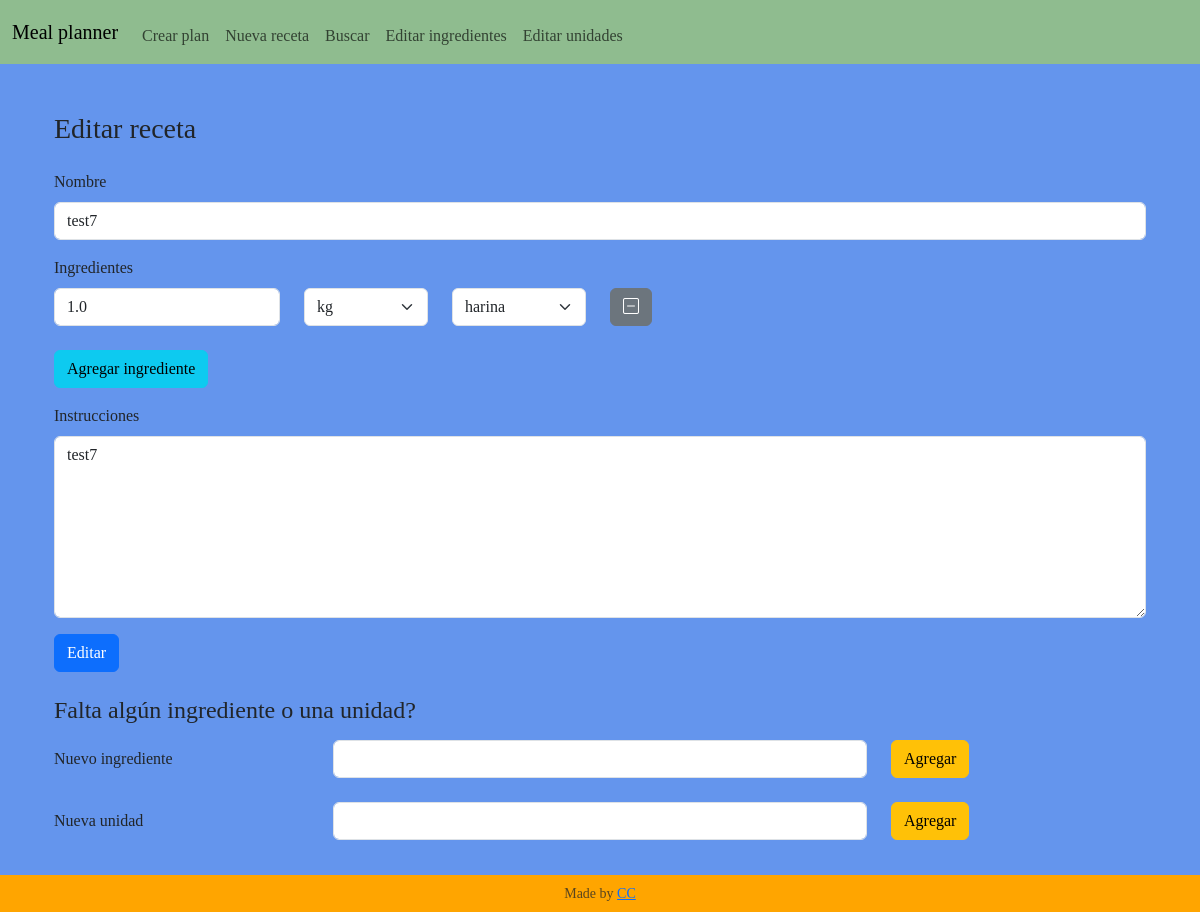
Before: /edit_recipe?recipe_id=12 with the older database file.
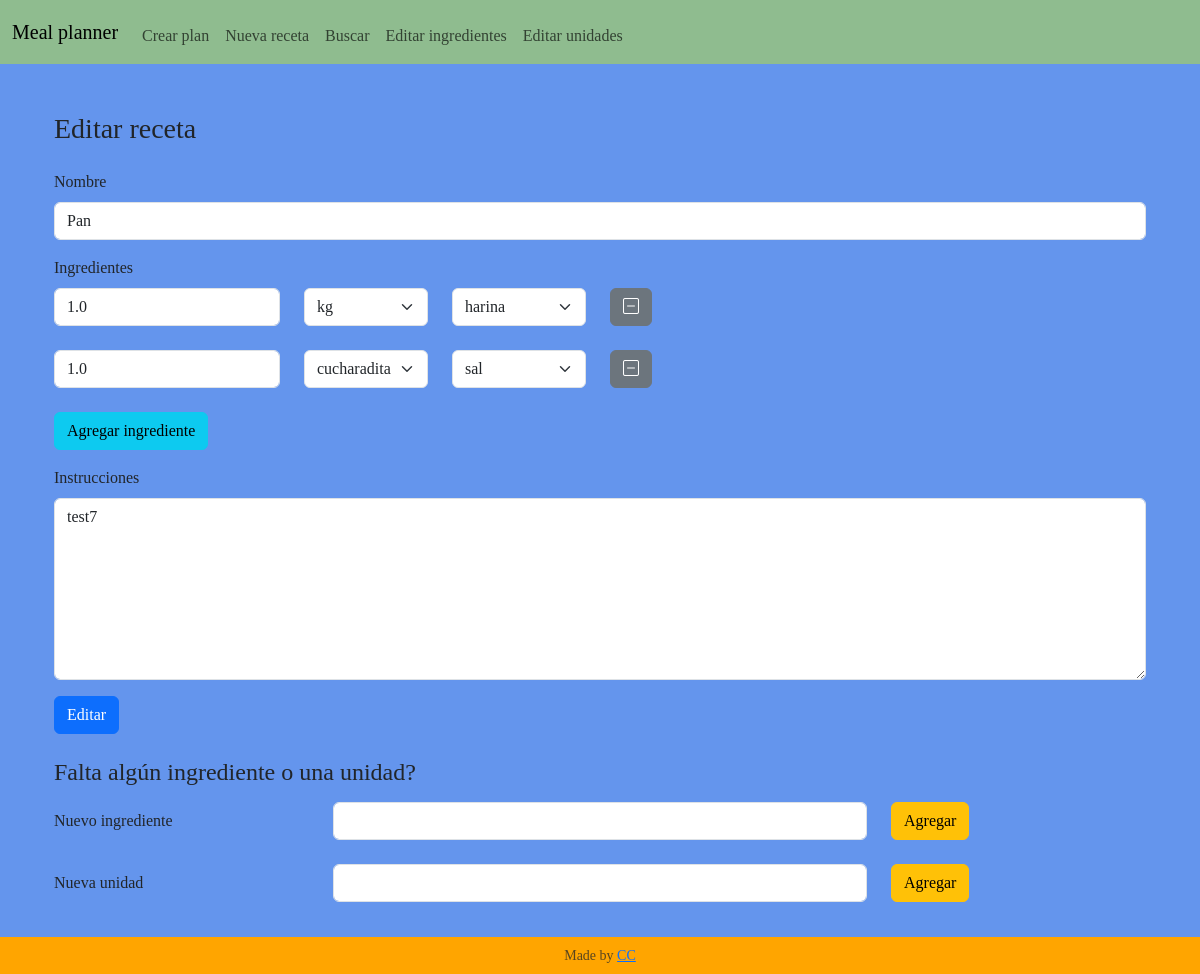
After: the same page with the newer database file.
### tables this page shows
CREATE TABLE recipes (id INTEGER PRIMARY KEY AUTOINCREMENT NOT NULL, name TEXT NOT NULL, instructions TEXT NOT NULL);

CREATE TABLE ing_used (recipe_id INTEGER NOT NULL, ing_id INTEGER NOT NULL, quantity FLOAT NOT NULL, unit_id INTEGER NOT NULL, FOREIGN KEY (recipe_id) REFERENCES recipes(id), FOREIGN KEY (ing_id) REFERENCES ingredients(id), FOREIGN KEY (unit_id) REFERENCES units(id));

### app.py (the view)
@app.route("/edit_recipe", methods=["GET", "POST"])
def edit_recipe():
    if request.method == "POST":
        result = request.form
        recipe_id = request.form.get("recipe_id")
        recipe_name = request.form.get("recipe_name")
        if not recipe_name:
            return render_template('result.html', msg = "Please complete a recipe name")
        instructions = request.form.get("recipe_instructions")
        if not instructions:
            return render_template('result.html', msg = "Please complete instructions for the recipe")
        try:
            with sqlite3.connect('meal_planner.db') as con:
                cur = con.cursor()
                cur.execute("UPDATE recipes SET name = ?, instructions = ? WHERE id = ?", (recipe_name, instructions, recipe_id))
                cur.execute("DELETE FROM ing_used WHERE recipe_id = ?", (recipe_id,))
                query_values = {}
                for input_name, input_value in result.items():
                    if input_name != "recipe_name" and input_name != "recipe_instructions" and input_name != "recipe_id":
                        number = input_name.split("_")[1]
                        category = input_name.split("_")[0]
                        if number not in query_values:
                            query_values[number] = [recipe_id, None, None, None]
                        if category == "ingredient":
                            query_values[number][1] = input_value
                        if category == "quantity":
                            query_values[number][2] = input_value
                        if category == "unit":
                            query_values[number][3] = input_value
                for row in query_values.values():
                    cur.execute("INSERT INTO ing_used (recipe_id, ing_id, quantity, unit_id) VALUES (?,?,?,?)", tuple(row))
                con.commit()
                msg = "Record successfully edited in the database"
        except Exception as e:
            con.rollback()
            msg = "Error in the UPDATE: " + str(e)
        finally:
            con.close()
            return render_template('result.html', msg=msg)
    else:
        recipe_id = request.args.get("recipe_id")
        return display_edit_recipe(recipe_id)

### app.py (called while the page is built)
def db_connect():
    con = sqlite3.connect("meal_planner.db")
    con.row_factory = sqlite3.Row
    cur = con.cursor()
    return cur

def db_close(con):
    con.close()

@app.after_request
def after_request(response):
    response.headers["Cache-Control"] = "no-cache, no-store, must-revalidate"
    response.headers["Expires"] = 0
    response.headers["Pragma"] = "no-cache"
    return response

### templates/edit_recipe.html (shortened to what this page needs)
{% extends "layout.html" %}
{% block main %}
<div class="container-fluid">
    <h3 class="pb-3">Editar receta</h3>
    <form action="/edit_recipe" method="post" class="mb-4">
        <div class="mb-3">
            <label for="recipe_name" class="form-label">Nombre</label>
            <input autofocus type="text" class="form-control" id="recipe_name" name="recipe_name"
                value="{{ recipe[0]['name'] }}">
        </div>
        <section id="ingredients">
            <p class="form-label">Ingredientes</p>
            {% for ing in ing_used %}
            <div class="row mb-3" id="ing_{{ loop.index }}">
                <div class="col-auto mb-2">
                    <input type="number" class="form-control" id="quantity_{{ loop.index }}" placeholder="Cantidad" name="quantity_{{ loop.index }}"
                        value="{{ ing["quantity"] }}">
                </div>
                <div class="col-auto mb-2">
                    <select class="form-select" id="unit_{{ loop.index }}" name="unit_{{ loop.index }}">
                        {% for unit in all_units %}
                            {% if unit['id'] == ing['unit_id'] %}
                                <option value="{{unit['id']}}" selected>{{unit["name"]}}</option>
                            {% else %}
                                <option value="{{unit['id']}}">{{unit["name"]}}</option>
                            {% endif %}
                        {% endfor %}
                    </select>
                </div>
                <div class="col-auto mb-2">
                    <select class="form-select" id="ingredient_{{ loop.index }}" name="ingredient_{{ loop.index }}">
                        {% for ingredient in all_ingredients %}
                            {% if ingredient['id'] == ing['ing_id'] %}
                                <option value="{{ingredient['id']}}" selected>{{ingredient["name"]}}</option>
                            {% else %}
                                <option value="{{ingredient['id']}}">{{ingredient["name"]}}</option>
                            {% endif %}
                        {% endfor %}
                    </select>
                </div>
                <div class="col-auto mb-2">
                    <button type="button" class="btn btn-secondary minus-button" id="remove_ing_input_{{ loop.index }}">
                        <i class="bi bi-dash-square" id="remove_icon_{{ loop.index }}"></i>
                    </button>
                </div>
            </div>
            {% endfor %}
        </section>
        <button type="button" class="btn btn-info mb-3" id="add_ing_input">Agregar ingrediente</button>
        <div class="mb-3">
            <label for="recipe_instructions" class="form-label">Instrucciones</label>
            <textarea rows="7" class="form-control" id="recipe_instructions"
                name="recipe_instructions">{{ recipe[0]['instructions']}}</textarea>
        </div>
        <button type="submit" class="btn btn-primary">Editar</button>
    </form>
    <h4 class="mb-3">Falta algún ingrediente o una unidad?</h4>
    <form action="/create_ingredient" method="post">
        <div class="row mb-3">
            <div class="col-sm-3 mb-2">
                <label for="new_ing" class="col-form-label">Nuevo ingrediente</label>
            </div>
            <div class="col-sm-6  mb-2">
                <input type="text" class="form-control" id="new_ing" name="new_ing">
            </div>
            <div class="col-auto mb-2">
                <button class="btn btn-warning">Agregar</button>
            </div>
        </div>
    </form>
    <form action="/create_unit" method="post">
        <div class="row mb-3 align-items-start">
            <div class="col-sm-3 mb-2">
                <label for="new_unit" class="col-form-label">Nueva unidad</label>
            </div>
            <div class="col-sm-6 mb-2">
                <input type="text" class="form-control" id="new_unit" name="new_unit">
            </div>
            <div class="col-auto mb-2">
                <button class="btn btn-warning">Agregar</button>
            </div>
        </div>
    </form>
</div>
{% endblock %}

Changed rows visible on the page:
changed recipes "test7": recipe_name "test7" → "Pan"
added ing_used: quantity "1.0"
